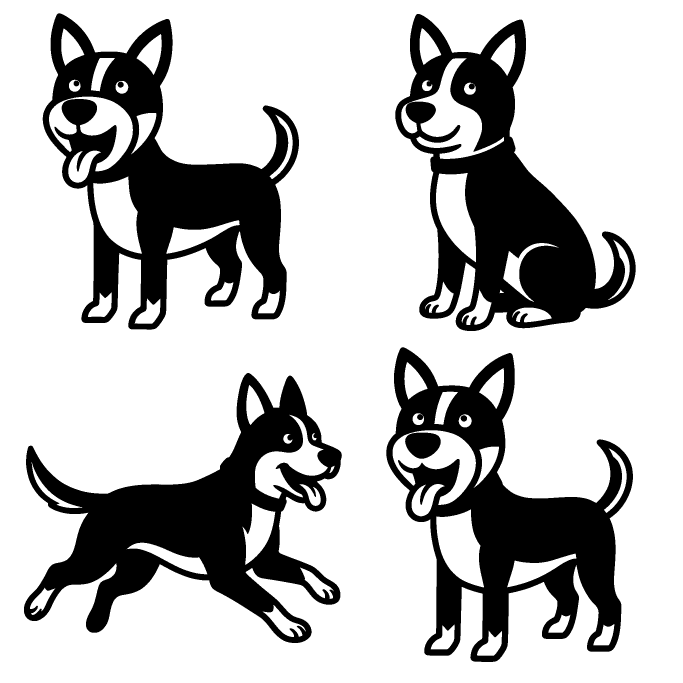
#> input picture backend/storage/creation_104/Fichier_Import_source.png, 2048 x 2048 px (shown at 1/3 size)
$ python -i mockup_engine.py   (imports and definitions only)
#> lines starting #> are read from the running program, lines starting #| are printed output that depends on the picture; after the words box and inside, x2 and y2 are one past the last pixel; in counts of white or black regions, pixels touching at a corner belong together
"""
Mockup Engine — v7.0 (Deterministic Real Layer Compositing & Standardized Etsy Pack)
- 100% Exact Stencil Layer Placage (Zero AI Hallucination of Artwork)
- Photorealistic Multi-Layer Drop Shadow & Material Bevel
- Standardized 4-Image Etsy Marketing Pack:
    1. Main Lifestyle Room Mockup
    2. Macro 2.5x Texture & Wood Relief Zoom
    3. File Formats Included Infographic (SVG, DXF, AI, EPS, PDF, PNG)
    4. Technical Specifications & Machine Compatibility Guide
- Configurable Anti-Theft Watermark (Applies ONLY when checked)
"""

import os
import io
import math
import random
from typing import Optional, List, Dict
from PIL import Image, ImageDraw, ImageFont, ImageFilter, ImageEnhance, ImageOps
import numpy as np

# Default backgrounds directory
_BACKEND_ROOT = os.path.abspath(os.path.join(os.path.dirname(__file__), "../.."))
BG_DIR = os.path.join(_BACKEND_ROOT, "assets", "backgrounds")
TEMPLATES_DIR = os.path.join(_BACKEND_ROOT, "assets", "templates")


# ─────────────────────────────────────────────────────────────────────────────
# ANTI-THEFT WATERMARK (APPLIED ONLY WHEN REQUESTED)
# ─────────────────────────────────────────────────────────────────────────────
# [54 lines left out: function apply_watermark_to_image, not called in this run]


# ─────────────────────────────────────────────────────────────────────────────
# PHOTOREALISTIC ROOM BACKDROP GENERATOR
# ─────────────────────────────────────────────────────────────────────────────
def generate_studio_backdrop(width: int = 1200, height: int = 1200, style: str = "classic_living_room") -> Image.Image:
    """
    Generates a high-resolution, photorealistic wall backdrop with subtle ambient lighting.
    Supports styles: classic_living_room, luxury_wood, scandinavian_office, modern_plaster, industrial_loft.
    """
#> called with width = 1200, height = 1200, style = 'classic_living_room'
    bg = Image.new("RGBA", (width, height), (245, 243, 240, 255))
    draw = ImageDraw.Draw(bg)

    if style == "luxury_wood":
        # Warm oak vertical wood paneling
        for x in range(width):
            panel_idx = x // 90
            grain = int(math.sin(x * 0.1) * 6 + math.cos((x + panel_idx) * 0.4) * 4)
            r = max(0, min(255, 185 + grain + (panel_idx % 2) * 8))
            g = max(0, min(255, 135 + grain + (panel_idx % 2) * 6))
            b = max(0, min(255, 95 + grain + (panel_idx % 2) * 5))
            draw.line([(x, 0), (x, height)], fill=(r, g, b, 255))
        # Subtle panel grooves
        for gx in range(0, width, 90):
            draw.line([(gx, 0), (gx, height)], fill=(120, 80, 50, 200), width=2)
            draw.line([(gx + 1, 0), (gx + 1, height)], fill=(210, 160, 110, 120), width=1)

    elif style == "industrial_loft":
        # Dark charcoal textured concrete
        for y in range(height):
            c = int(45 + (y / height) * 15 + math.sin(y * 0.05) * 3)
            draw.line([(0, y), (width, y)], fill=(c, c + 2, c + 5, 255))

    elif style == "scandinavian_office":
        # Crisp warm off-white minimalist plaster
        for y in range(height):
            c = int(250 - (y / height) * 14)
            draw.line([(0, y), (width, y)], fill=(c, c - 2, c - 4, 255))

    else:
        # Classic warm luxury living room wall (soft spotlight gradient)
        cx, cy = width // 2, height // 3
        for y in range(0, height, 4):
            for x in range(0, width, 4):
                dist = math.hypot(x - cx, y - cy)
                light = max(0.0, 1.0 - (dist / (width * 0.85)))
                r = int(235 + light * 18)
                g = int(230 + light * 18)
                b = int(224 + light * 16)
                draw.rectangle([x, y, x + 4, y + 4], fill=(r, g, b, 255))

    # Add soft top floor shadow / baseboard gradient
    for y in range(height - 120, height):
        factor = (y - (height - 120)) / 120.0
        floor_alpha = int(factor * 60)
        draw.line([(0, y), (width, y)], fill=(20, 20, 20, floor_alpha))

    return bg


# ─────────────────────────────────────────────────────────────────────────────
# 1. MAIN LIFESTYLE ROOM MOCKUP (IMAGE 1)
# ─────────────────────────────────────────────────────────────────────────────
def create_real_layer_compositing(
    stencil_path: str,
    output_path: str,
    bg_path: Optional[str] = None,
    style: str = "classic_living_room",
    material: str = "matte_black_metal",
    apply_watermark: bool = False,
    watermark_text: str = "digitalfilesbymop",
    apply_tp_overlay: bool = False
) -> str:
    """
    Composites the exact transparent stencil onto a realistic lifestyle room background.
    Guarantees 100% exact design fidelity with multi-layer drop shadows and physical material shading.
    """
    if not os.path.exists(stencil_path):
        raise FileNotFoundError(f"Stencil image not found at {stencil_path}")

    # 1. Load or generate backdrop
    canvas_size = 1200
    if bg_path and os.path.exists(bg_path):
        background = Image.open(bg_path).convert("RGBA").resize((canvas_size, canvas_size), Image.Resampling.LANCZOS)
    else:
        background = generate_studio_backdrop(canvas_size, canvas_size, style=style)

    # 2. Load stencil and convert to transparent RGBA
    with Image.open(stencil_path) as raw_img:
#> raw_img is the input picture: PIL image 2048x2048 RGBA; mean R, G, B, A 188.9, 188.9, 188.9, 66.1
        rgba_img = raw_img.convert("RGBA")
        # Isolate alpha from white background
        data = np.array(rgba_img)
        gray = 0.299 * data[:, :, 0] + 0.587 * data[:, :, 1] + 0.114 * data[:, :, 2]
#> gray: shape (2048, 2048) float64; 74.1% white; 7 black regions, largest, box (x1, y1, x2, y2) and area: (72, 1119, 1026, 1929) 279566, (128, 40, 897, 989) 277249, (1186, 42, 1907, 993) 262497
        alpha = np.where(gray < 220, 255, 0).astype(np.uint8)
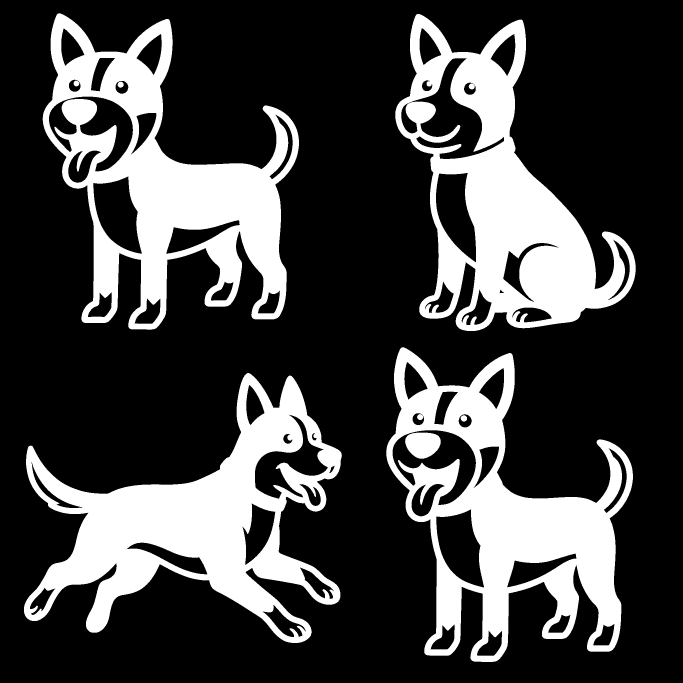
#> alpha: shape (2048, 2048) (shown at 1/3 size); 25.9% white; 7 white regions, largest, box (x1, y1, x2, y2) and area: (72, 1119, 1026, 1929) 279566, (128, 40, 897, 989) 277249, (1186, 42, 1907, 993) 262497

        # Force material color
        if material == "wood_oak":
            fg_color = [60, 42, 30] # Dark laser cut wood
        else:
            fg_color = [28, 28, 30] # Matte powder-coated black metal

        colored_stencil = np.zeros_like(data)
        colored_stencil[:, :, 0] = fg_color[0]
        colored_stencil[:, :, 1] = fg_color[1]
        colored_stencil[:, :, 2] = fg_color[2]
        colored_stencil[:, :, 3] = alpha
        foreground = Image.fromarray(colored_stencil, mode="RGBA")

    # 3. Scale foreground cleanly to 58% of canvas
    target_dim = int(canvas_size * 0.58)
    foreground.thumbnail((target_dim, target_dim), Image.Resampling.LANCZOS)
    fg_w, fg_h = foreground.size
    fg_x = (canvas_size - fg_w) // 2
    fg_y = int((canvas_size - fg_h) * 0.44) # Centered slightly above center

    # 4. Multi-Layer Drop Shadow
    fg_alpha = foreground.split()[3]

    # Layer A: Ambient Occlusion Shadow (tight, dark contact shadow)
    ao_layer = Image.new("RGBA", (canvas_size, canvas_size), (0, 0, 0, 0))
#> ao_layer: PIL image 1200x1200 RGBA; every value is 0
    ao_fill = Image.new("RGBA", foreground.size, (10, 10, 12, 160))
    ao_layer.paste(ao_fill, (fg_x + 3, fg_y + 4), mask=fg_alpha)
    ao_layer = ao_layer.filter(ImageFilter.GaussianBlur(radius=4))

    # Layer B: Soft Directional Cast Shadow (soft overhead room spotlight)
    cast_layer = Image.new("RGBA", (canvas_size, canvas_size), (0, 0, 0, 0))
    cast_fill = Image.new("RGBA", foreground.size, (15, 12, 10, 110))
    cast_layer.paste(cast_fill, (fg_x + 16, fg_y + 22), mask=fg_alpha)
    cast_layer = cast_layer.filter(ImageFilter.GaussianBlur(radius=18))
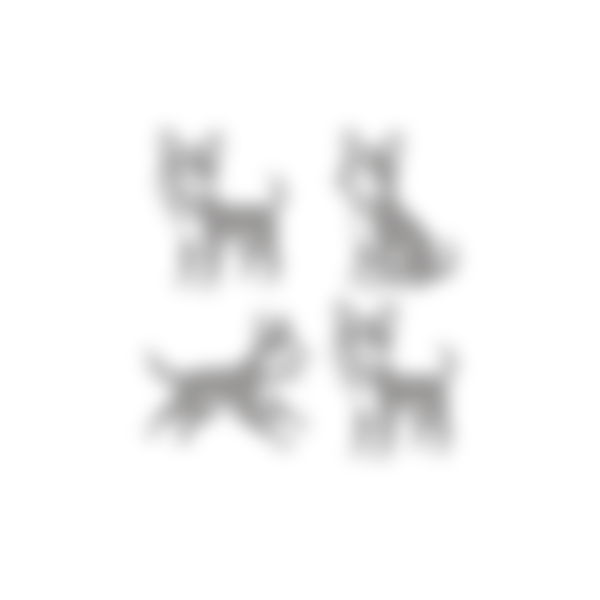
#> cast_layer: PIL image 1200x1200 RGBA (shown at 1/2 size); mean R, G, B, A 1.3, 1, 0.9, 9.6; transparent parts drawn white

    # 5. Composite: Background -> Cast Shadow -> AO Shadow -> Foreground
    composite = Image.alpha_composite(background, cast_layer)
    composite = Image.alpha_composite(composite, ao_layer)
    composite.paste(foreground, (fg_x, fg_y), mask=fg_alpha)

    # 6. Apply Watermark if selected
    if apply_watermark:
        composite = apply_watermark_to_image(composite, watermark_text=watermark_text)

    out_dir = os.path.dirname(output_path)
    if out_dir:
        os.makedirs(out_dir, exist_ok=True)
    composite.convert("RGB").save(output_path, "JPEG", quality=95)
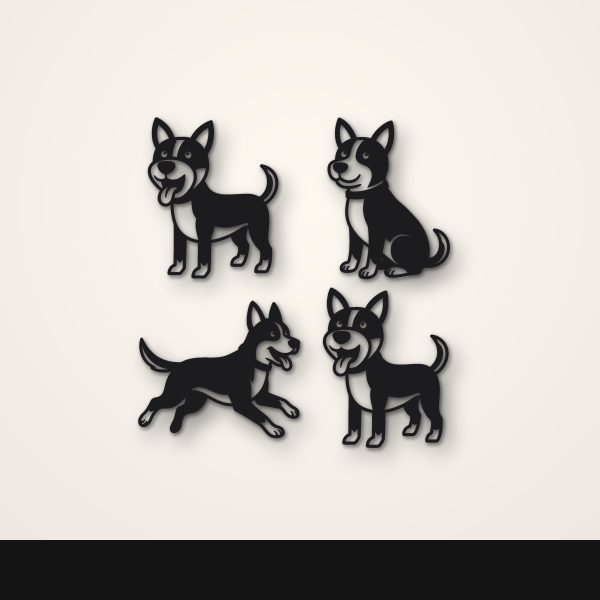
#> saved as 1_mockup_lifestyle.jpg: PIL image 1200x1200 RGB (shown at 1/2 size); mean R, G, B 196.8, 192.8, 187.5
    return output_path


# ─────────────────────────────────────────────────────────────────────────────
# 2. MACRO TEXTURE & MATERIAL ZOOM (IMAGE 2)
# ─────────────────────────────────────────────────────────────────────────────
def generate_zoom_texture_mockup(
    stencil_path: str,
    output_path: str,
    apply_watermark: bool = False,
    watermark_text: str = "digitalfilesbymop"
) -> str:
    """
    Generates Image 2: Macro 2.5x close-up highlighting the laser-cut edge charring,
    beveled 3D thickness, and wood/metal grain texture.
    """
#> called with output_path = 'out.png/2_mockup_texture_zoom.jpg', apply_watermark = False, watermark_text = 'digitalfilesbymop'
    if not os.path.exists(stencil_path):
        raise FileNotFoundError(f"Stencil image not found at {stencil_path}")

    canvas_size = 1200
    # Background: warm oak wood background
    bg = generate_studio_backdrop(canvas_size, canvas_size, style="luxury_wood")
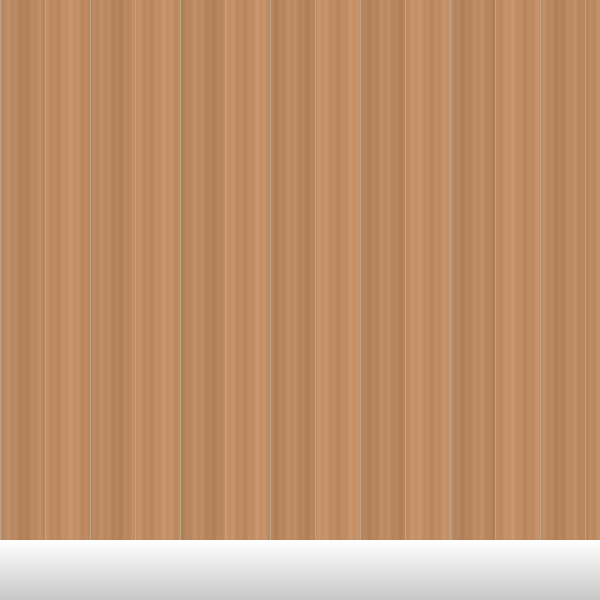
#> bg: PIL image 1200x1200 RGBA (shown at 1/2 size); mean R, G, B, A 171.4, 125.7, 89.3, 230.5; transparent parts drawn white

    # Load stencil and zoom in (scale to 120% of canvas)
    with Image.open(stencil_path) as raw_img:
        rgba = raw_img.convert("RGBA")
        data = np.array(rgba)
        gray = 0.299 * data[:, :, 0] + 0.587 * data[:, :, 1] + 0.114 * data[:, :, 2]
        alpha = np.where(gray < 220, 255, 0).astype(np.uint8)

        colored = np.zeros_like(data)
        # Laser cut burnt edge matte black
        colored[:, :, 0] = 30
        colored[:, :, 1] = 28
        colored[:, :, 2] = 26
        colored[:, :, 3] = alpha
        fg = Image.fromarray(colored, mode="RGBA")

    # Zoom in: 2.2x scale
    zoom_dim = int(canvas_size * 1.1)
    fg = fg.resize((zoom_dim, zoom_dim), Image.Resampling.LANCZOS)
    fg_x = (canvas_size - zoom_dim) // 2 - 80
    fg_y = (canvas_size - zoom_dim) // 2 - 80

    fg_alpha = fg.split()[3]
#> fg_alpha: PIL image 1320x1320 L

    # Deep macro drop shadow
    shadow_layer = Image.new("RGBA", (canvas_size, canvas_size), (0, 0, 0, 0))
    shadow_fill = Image.new("RGBA", fg.size, (10, 8, 6, 170))
    shadow_layer.paste(shadow_fill, (fg_x + 14, fg_y + 18), mask=fg_alpha)
    shadow_layer = shadow_layer.filter(ImageFilter.GaussianBlur(radius=12))
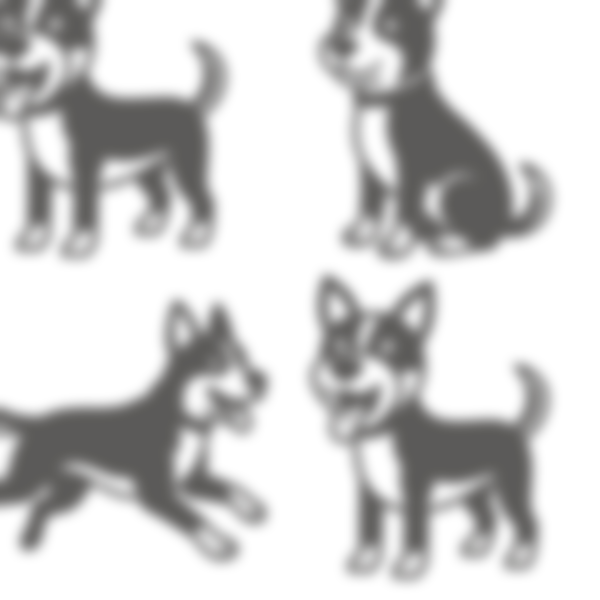
#> shadow_layer: PIL image 1200x1200 RGBA (shown at 1/2 size); mean R, G, B, A 2.9, 2.3, 1.8, 49.8; transparent parts drawn white

    composite = Image.alpha_composite(bg, shadow_layer)
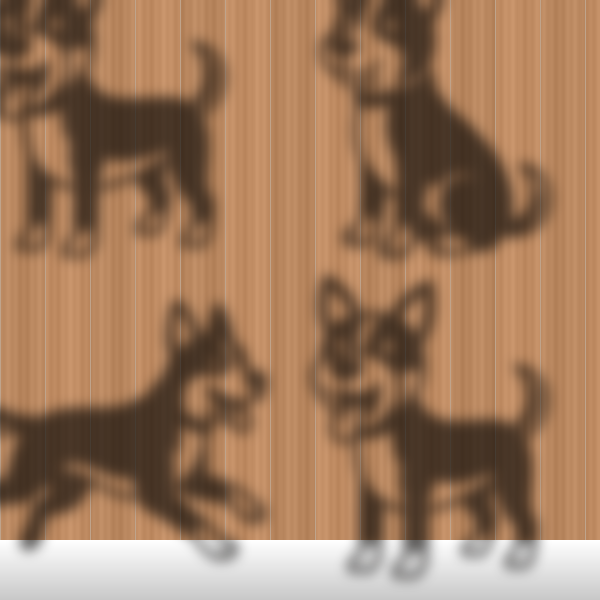
#> composite: PIL image 1200x1200 RGBA (shown at 1/2 size); mean R, G, B, A 136.5, 100.2, 71.2, 232.1; transparent parts drawn white
    composite.paste(fg, (fg_x, fg_y), mask=fg_alpha)

    # Add stylish macro annotation badge in top-left
    draw = ImageDraw.Draw(composite)
    draw.rounded_rectangle([40, 40, 460, 95], radius=12, fill=(15, 23, 42, 220), outline=(245, 158, 11, 220), width=2)
    draw.text((250, 67), "🔍 100% CLEAN LASER-CUT GEOMETRY", fill=(255, 255, 255), anchor="mm")

    if apply_watermark:
        composite = apply_watermark_to_image(composite, watermark_text=watermark_text)

    out_dir = os.path.dirname(output_path)
    if out_dir:
        os.makedirs(out_dir, exist_ok=True)
    composite.convert("RGB").save(output_path, "JPEG", quality=95)
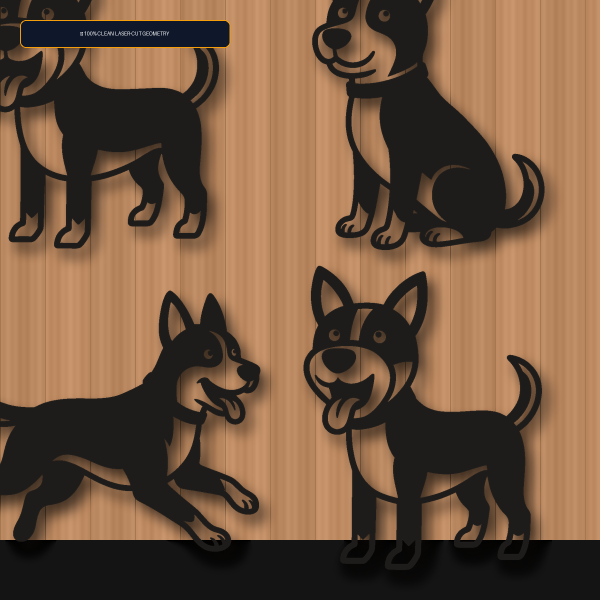
#> saved as 2_mockup_texture_zoom.jpg: PIL image 1200x1200 RGB (shown at 1/2 size); mean R, G, B 115, 86.3, 63.4
#> (the rest of the program and of its run is left out)
